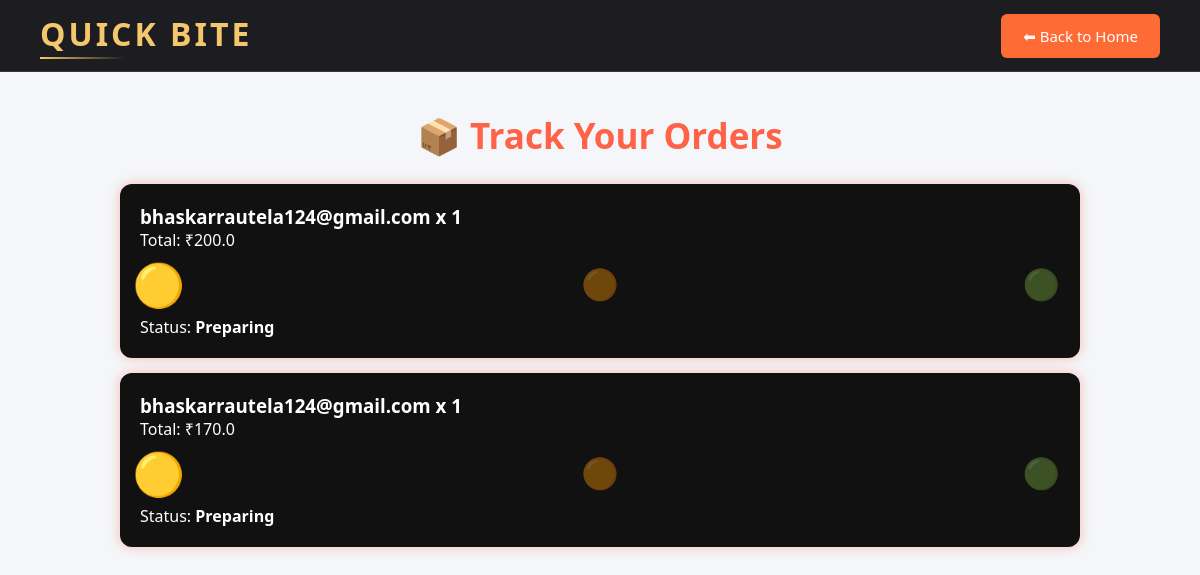
/track_orders (signed in), run on the app's committed database.
### tables this page shows
CREATE TABLE orders (
        id INTEGER PRIMARY KEY AUTOINCREMENT,
        user_email TEXT,
        item TEXT,
        quantity INTEGER,
        address TEXT,
        phone TEXT,
        total_price REAL,
        status TEXT DEFAULT 'Preparing'
    );

### app.py (the view)
@app.route("/track_orders")
def track_orders():
    if "user" not in session:
        return redirect(url_for("home"))
    con = sqlite3.connect(DB_NAME)
    cur = con.cursor()
    cur.execute("SELECT * FROM orders WHERE user_email=? ORDER BY id DESC",
                (session["user"],))
    orders = cur.fetchall()
    con.close()
    return render_template("track_orders.html", orders=orders)

### templates/track_orders.html (shortened to what this page needs)
<!doctype html>
<html>
  <head>
    <link
      rel="stylesheet"
      href="{{ url_for('static', filename='style/foodstyle.css') }}"
    />
  </head>
  <body class="track-page">
    <nav class="navbar">
      <h1 class="nav-brand">QUICK BITE</h1>
      <a href="{{ url_for('home') }}">
        <button>⬅ Back to Home</button>
      </a>
    </nav>
    <h2 class="track-title">📦 Track Your Orders</h2>
    {% if orders %} {% for order in orders %}
    <div class="order-track-card">
      <h3>{{ order[1] }} x {{ order[3] }}</h3>
      <p>Total: ₹{{ order[6] }}</p>
      <div class="status-bar">
        <span class="dot {% if order[7]=='Preparing' %}active{% endif %}"
          >🟡</span
        >
        <span class="dot {% if order[7]=='On Route' %}active{% endif %}"
          >🟠</span
        >
        <span class="dot {% if order[7]=='Delivered' %}active{% endif %}"
          >🟢</span
        >
      </div>
      <p class="status-text">Status: <strong>{{ order[7] }}</strong></p>
    </div>
    {% endfor %} {% else %}
    <p style="text-align: center; color: black">No orders found 🙁</p>
    {% endif %}
  </body>
</html>

### static/style/foodstyle.css (style rules this page uses)
* { margin: 0; padding: 0; box-sizing: border-box; }
html, body { height: 100%; font-family: "Poppins", system-ui, -apple-system, BlinkMacSystemFont, sans-serif; background-color: #050509; color: #f7f7f7; scroll-behavior: smooth; }
:root { --bg: #050509; --bg-alt: #11111a; --card: #171723; --accent-gold: #f5c76d; --accent-wine: #b12c4a; --accent-soft: #f08a5d; --border-soft: #2d2d3a; --text-main: #f8f8ff; --text-muted: #b9b9c6; }
* { box-sizing: border-box; font-family: 'Segoe UI', Tahoma, Geneva, Verdana, sans-serif; }
body { margin: 0; padding: 0; background: #f4f6f9; color: #333; }
h2 { text-align: center; color: #222; margin-bottom: 20px; }
button { background: #ff6b35; border: none; color: white; padding: 12px 22px; font-size: 15px; border-radius: 6px; cursor: pointer; transition: 0.3s; }
nav { position: sticky; top: 0; z-index: 1000; background: rgba(5, 5, 9, 0.9); backdrop-filter: blur(12px); border-bottom: 1px solid rgba(245, 199, 109, 0.15); padding: 12px 40px; display: flex; align-items: center; justify-content: space-between; }
nav h1 { font-size: 32px; font-weight: 800; letter-spacing: 3px; text-transform: uppercase; color: var(--accent-gold); position: relative; padding-bottom: 4px; }
nav h1::after { content: ""; position: absolute; left: 0; bottom: 0; width: 40%; height: 2px; background: linear-gradient(90deg, var(--accent-gold), transparent); }
.track-title { text-align: center; font-size: 35px; color: #FF6347; margin-top: 40px; margin-bottom: 25px; }
.order-track-card { background: #111; color: white; padding: 20px; border-radius: 12px; margin: 15px auto; width: 80%; box-shadow: 0 0 12px rgba(255,99,71,0.4); }
.status-bar { display: flex; justify-content: space-between; margin: 12px 0; font-size: 30px; }
.dot { opacity: 0.4; transition: 0.3s ease; }
.dot.active { opacity: 1; transform: scale(1.4); }

### data on the page
orders: user_email "bhaskarrautela124@gmail.com", quantity "1", total_price "200.0", status "Preparing"
orders: user_email "bhaskarrautela124@gmail.com", quantity "1", total_price "170.0", status "Preparing"
